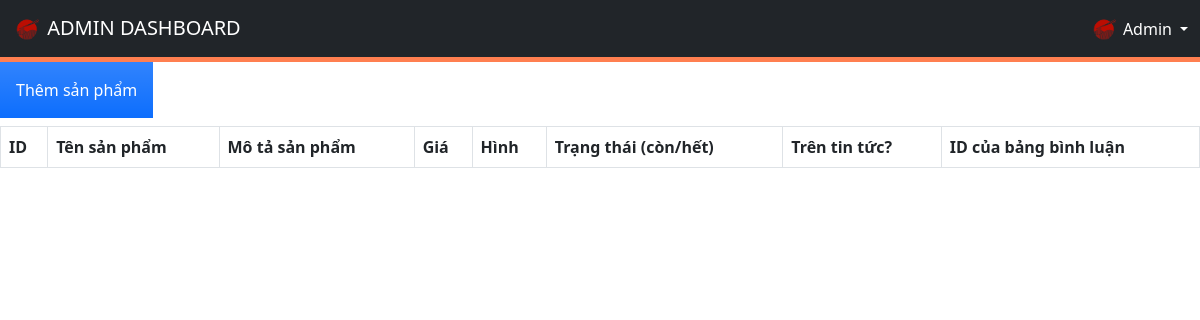
/admin/productManagement.php, run on an earlier commit of the app's database.
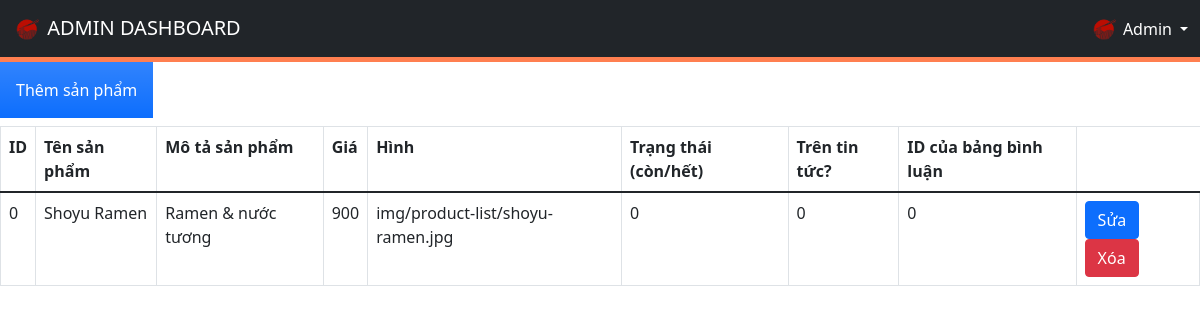
And on a later commit of the database.
### tables this page shows
CREATE TABLE `product` (
  `id` int(10) UNSIGNED NOT NULL,
  `name` varchar(100) NOT NULL,
  `description` text NOT NULL,
  `price` float UNSIGNED NOT NULL,
  `img_path` text NOT NULL,
  `status` tinyint(1) NOT NULL DEFAULT 1 COMMENT '0: unavailable, 1: available',
  `feature` tinyint(1) NOT NULL DEFAULT 1 COMMENT '0: not featured on news, 1: featured on news',
  `comment_board_id` text NOT NULL
);

### admin/productManagement.php (the view, shortened to what this page needs)
<!DOCTYPE html>
<html lang="en">
<head>
  <link href="https://cdnjs.cloudflare.com/ajax/libs/font-awesome/5.9.0/css/all.min.css" rel="stylesheet">
  <link href="https://cdn.jsdelivr.net/npm/bootstrap@5.1.3/dist/css/bootstrap.min.css" rel="stylesheet">
  <link rel="stylesheet" href="admin-styles/styles.css">
</head>
<body>
  <div>
    <?php $IPATH = $_SERVER["DOCUMENT_ROOT"]."/btl-web/admin/";
    include($IPATH."navbar.php");?>
  </div>
    <form method="post" action="productManagement.php">
      <a href="newProduct.php"><input type="button" class="p-3 mb-2 bg-primary bg-gradient text-white" value="Thêm sản phẩm"></a>
    </form>
      <?php
        include('../config/config.php');
        echo "<table class='table table-bordered'>
                <tr>
                    <th>ID</th>
                    <th>Tên sản phẩm</th>
                    <th>Mô tả sản phẩm</th>
                    <th>Giá</th>
                    <th>Hình</th>
                    <th>Trạng thái (còn/hết)</th>
                    <th>Trên tin tức?</th>
                    <th>ID của bảng bình luận</th>
                </tr>
                <tbody>";
        $sql = "SELECT * from product";
        $result = $conn->query($sql);
        if ($result->num_rows > 0) {
          while ($row = $result->fetch_assoc()) {
              $id = $row['id'];
              echo "<tr><td>".$row['id']."</td><td>".$row['name']."</td><td>".$row['description'].
              "</td><td>".$row['price']."</td><td>".$row['img_path']."</td><td>".$row['status']."</td>
              <td>".$row['feature']."</td><td>".$row['comment_board_id']."</td><td>".
              "<a href='editProduct.php?id=$id' class='btn btn-primary m-r-1em' name='edit'>Sửa</a>
              <a href='deleteProduct.php?id=$id' class='btn btn-danger'>Xóa</a></td></tr>";
          }
          echo "</tbody></table>";
        }
      ?>
</body>
</html>

What changed in the data, as far as the page shows it:
added product: id "0", name "Shoyu Ramen", description "Ramen & nước tương", price "900", img_path "img/product-list/shoyu-ramen.jpg", status "0", feature "0", comment_board "0"
